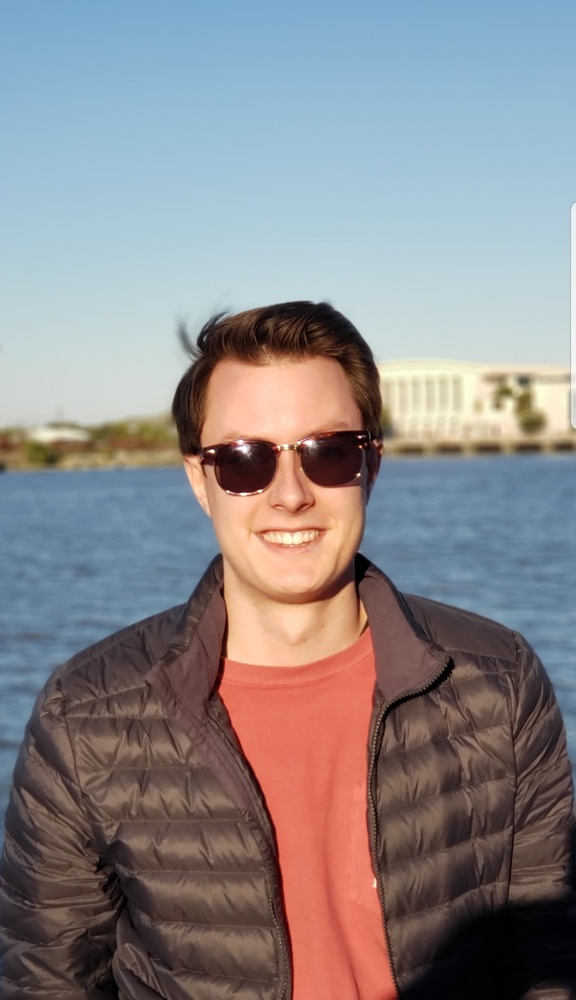
#> input picture img-00.jpg, 576 x 1000 px, shrunk from 1080 x 1874 before the run
$ python Script.py
#> lines starting #> are read from the running program, lines starting #| are printed output that depends on the picture
### Vivr.py
# Look at life from the other side
import cv2
import os
from PIL import Image
# read image in and flips image


# [9 lines left out: function flip_image, not called in this run]


# convert to video
def video(image_folder, video_name):
    images = [img for img in os.listdir(image_folder) if img.endswith(".jpeg")]
    print(images)
    frame = cv2.imread(os.path.join(image_folder, images[0]))
    height, width, layers = frame.shape

    video = cv2.VideoWriter(video_name, 0, 2, (width, height))
    for image in images:
        video.write(cv2.imread(os.path.join(image_folder, image)))

    cv2.destroyAllWindows()
    video.release()


# delete instance images
# [4 lines left out: function delete_images, not called in this run]


"""
if __name__ == '__main__':
    image_folder =  '/Users/coleh/Desktop/Flikr/temp'
    video(image_folder, video_name = "NewVivr.mp4")
"""

### Script.py
import cv2
import os
import Vivr as Vivr


def Main():
    img = cv2.imread('img-00.jpg')
#> img is the input picture: shape (1000, 576, 3); mean B, G, R 138, 135.1, 139
    path = '/Users/coleh/Desktop/Vivr/temp'

    i = 0
    while i < 11:
        flip = cv2.flip(img, 1)
        cv2.imwrite(os.path.join(path, 'img.%5d.jpeg' % (i)), flip)
        i += 1
        flip = cv2.flip(flip, 1)
        cv2.imwrite(os.path.join(path, 'img.%5d.jpeg' % (i)), flip)
        i += 1
        if i == 4:
            for i in range(4, 8):
                cv2.imwrite(os.path.join(path, 'img.%5d.jpeg' % (i)), img)
                i += 1
#> this loop made 4 passes
#> pass 1, in Main, `flip = cv2.flip(img, 1)`:
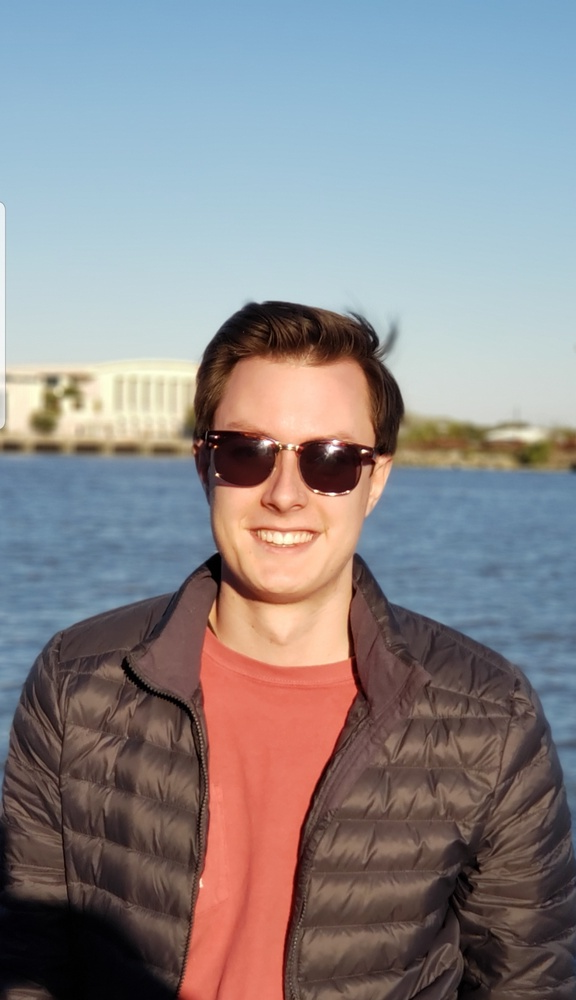
#> flip: shape (1000, 576, 3); mean B, G, R 138, 135.1, 139
#> after the loop, i = 12

    Vivr.video(path, video_name="MyVivr.mp4")
    Vivr.delete_images(path)


if __name__ == "__main__":
#> (the run stopped early here; a loop or call above may not have finished)
